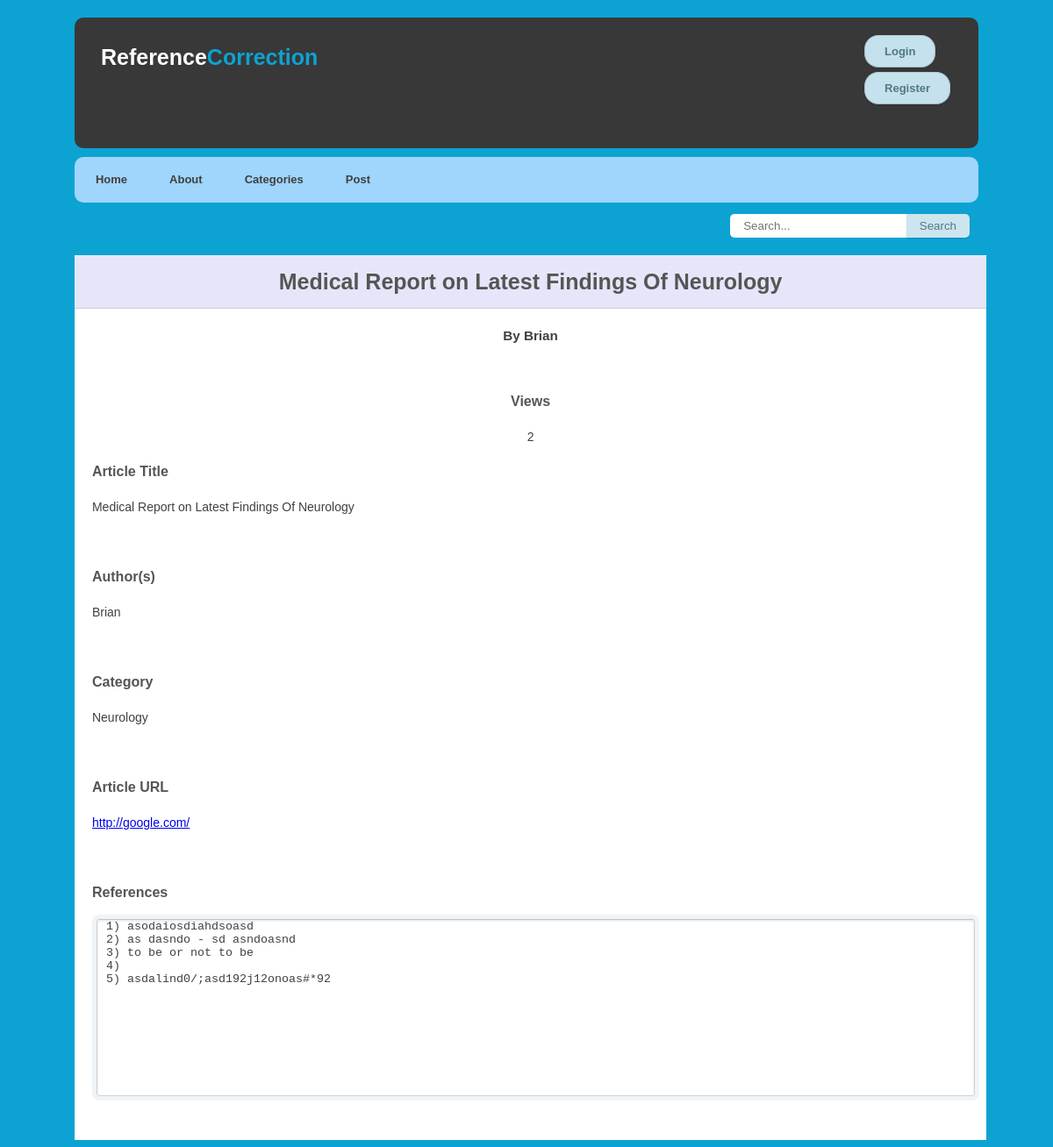
/post.php?id=2, run on the app's committed database.
### tables this page shows
CREATE TABLE `posts` (
  `id` int(11) NOT NULL AUTO_INCREMENT,
  `article_title` text NOT NULL,
  `article_url` text NOT NULL,
  `article_references` int(11) NOT NULL,
  `date` date NOT NULL,
  `views` int(11) NOT NULL DEFAULT '0',
  `category` text NOT NULL,
  `article_author` text NOT NULL,
  `author` int(11) NOT NULL,
  PRIMARY KEY (`id`),
  KEY `posts_ibfk_1` (`author`),
  KEY `posts_reference_id` (`article_references`),
  CONSTRAINT `posts_ibfk_1` FOREIGN KEY (`author`) REFERENCES `users` (`id`),
  CONSTRAINT `posts_reference_id` FOREIGN KEY (`article_references`) REFERENCES `reference` (`id`) ON DELETE CASCADE ON UPDATE CASCADE
);

CREATE TABLE `reference` (
  `id` int(11) NOT NULL AUTO_INCREMENT,
  `reference_text` text NOT NULL,
  `likes` int(11) NOT NULL DEFAULT '0',
  `dislikes` int(11) NOT NULL DEFAULT '0',
  `suggestions` int(11) DEFAULT NULL,
  PRIMARY KEY (`id`),
  KEY `suggestions` (`suggestions`),
  CONSTRAINT `reference_ibfk_1` FOREIGN KEY (`suggestions`) REFERENCES `suggestion_list` (`id`) ON UPDATE CASCADE
);

### post.php (the view, shortened to what this page needs)
<?php
include_once '/include/connection.php';
?>
<!DOCTYPE html>
<html>
<head>
    <link rel="stylesheet" type="text/css" href="/css/index.css">
</head>
<body>
    <div class="container">
        <?php
        include 'header.php';
        if (isset($_GET['id'])) {
            $stmt = $mysqli->prepare("SELECT posts.article_title, posts.article_author, posts.date, posts.category, posts.author, posts.article_references, posts.article_url, posts.views, users.username FROM posts LEFT JOIN users ON posts.author = users.id WHERE posts.id = ? LIMIT 1");
            $stmt->bind_param('i', $_GET['id']);
            $stmt->execute();
            $stmt->store_result();
            $stmt->bind_result($article_title, $article_author, $date, $category, $author_id, $reference_id, $article_url, $views, $author_username);
            $stmt->fetch();
            if($stmt->num_rows != 1)
            {
                echo '<h1>Error: the post does not exist</h1>';
                echo '<h3>Could not display the post. Please refresh the page and try again later.</h3>';
            }
            else
            {
                $sql = "SELECT reference_text FROM reference WHERE id=" . $reference_id . " LIMIT 1";
                $result = mysqli_query($mysqli, $sql);
                $references = mysqli_fetch_assoc($result)['reference_text'];
                echo'
                <div class="display_post">
                    <h1>' . $article_title . '</h1>
                    <h3> By ' . $article_author . '</h3><br>
                    <p class="label" style="text-align:center;">Views</p>
                    <p style="text-align:center;">' . $views . '</p>
                    <p class="label">Article Title</p>
                    <p>' . $article_title . '<p><br>
                    <p class="label">Author(s)</p>
                    <p>' . $article_author . '<p><br>
                    <p class="label">Category</p>
                    <p>' . $category . '<p><br>
                    <p class="label">Article URL</p>
                    <p><a href="' . $article_url . '" target="_blank">' . $article_url . '</a><p><br>
                    <p class="label">References</p>
                    <p><textarea name="post_references" id="post_references" style="resize: none; height:200px; max-height:200px; overflow-y:scroll;">' . $references . '</textarea></p><br>
                </div>';
            }
        }
        ?>
    </div>
</body>
</html>

### css/index.css (style rules this page uses)
body { font: 13px/20px "Lucida Grande", Tahoma, Verdana, sans-serif; background: #0ca3d2; color: #404040; }
.container { width: 87%; margin-left: auto; margin-right: auto; }
.display_post { position: relative; margin:0 auto; margin-top: 20px; padding: 20px 20px 20px; width: 97%; background: white; }
.display_post h1 { padding: 10px; margin:-20px -20px 21px; line-height: 40px; font-size: 25px; font-weight: bold; color:#555; text-align: center; background: #E6E6FA; border-bottom: 1px solid #cfcfcf; border-radius: 3px 3px 0 0; }
.display_post h3 { text-align: center; }
.display_post .label { font-size: 16px; font-weight: bold; color:#555; text-align: left; }
.display_post p { margin: 20px 0 0; font-size: 14px; }
.display_post textarea { margin: 5px; margin-top: 0px; padding: 0 10px; width: 98%; height:38px; color: #404040; background: white; border:1px solid; border-color: #c4c4c4 #d1d1d1 #d4d4d4; border-radius: 3px; outline: 5px solid #eff4f7; box-shadow: inset 0 1px 3px rgba(0, 0, 0, 0.12); }

### data on the page
posts: article_title "Medical Report on Latest Findings Of Neurology", article_author "Brian", views "2", category "Neurology", article_url "http://google.com/"
reference: post_references "1) asodaiosdiahdsoasd 2) as dasndo - sd asndoasnd 3) to be or not to be 4) 5) asdalind0/;asd192j12onoas#*92"
